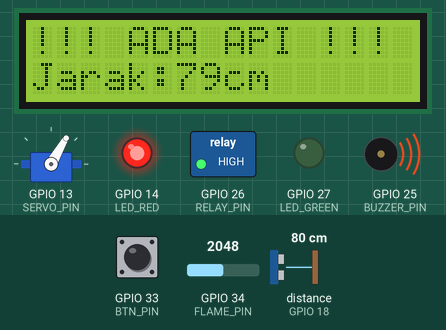
Recording of a sketch running on a simulated ESP32. Parts: servo, 16×2 character LCD, switched loads named in the sketch (green lamp = pin HIGH), output pins drawn as LEDs (lit = HIGH), buzzer (waves = sounding, pin HIGH). Wiring (inferred from the names in the program): ultrasonic range finder: trigger GPIO 5; echo GPIO 18. The test bench sets the inputs (shaded band); at power-on: distance to the obstacle (sensor on GPIO 18) 80 cm, GPIO 33 (BTN_PIN) HIGH, GPIO 34 (FLAME_PIN) = 2048 (analog values on the 0–4095 scale). The echo pulse lasts 58.3 µs per cm; pins used as bus, display or sensor lines are not drawn; what the sketch prints to the serial monitor is not drawn.

Above: at 3.2 s.
3.3 s: distance to the obstacle (sensor on GPIO 18) set to 120 cm
At 4.15 s:
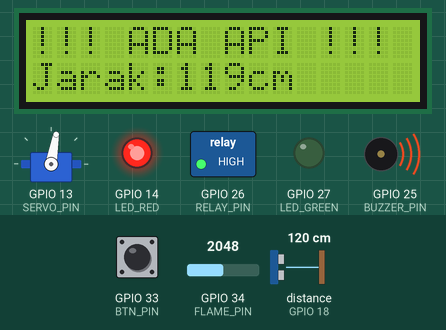
6.3 s: GPIO 33 (BTN_PIN) pulled LOW for 3.2 s
At 7.1 s:
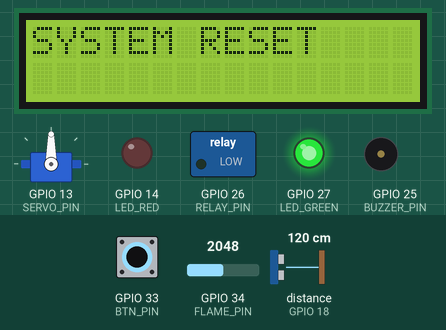
11.3 s: GPIO 34 (FLAME_PIN) set to 2473
12.8 s: GPIO 34 (FLAME_PIN) set to 2542
At 14.2 s:
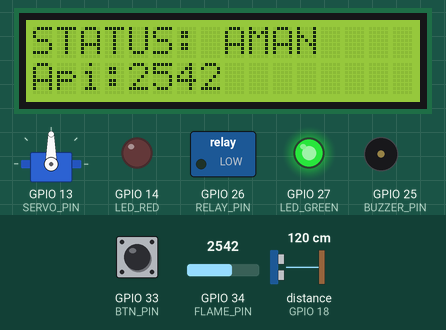
14.6 s: GPIO 34 (FLAME_PIN) set to 2460
At 15.15 s:
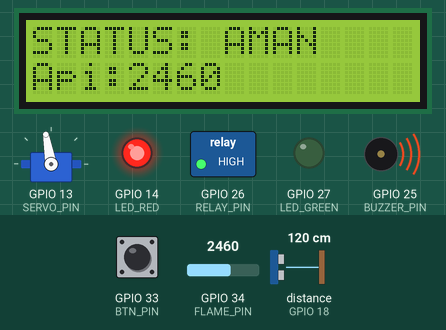
16.5 s: distance to the obstacle (sensor on GPIO 18) set to 2 cm
At 17.86 s:
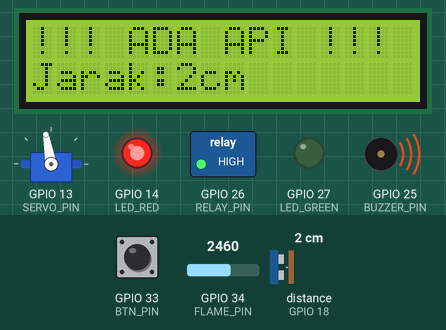
Timing chart, 0 to 19.3 s (numbered marks = the images above; inputs shaded):
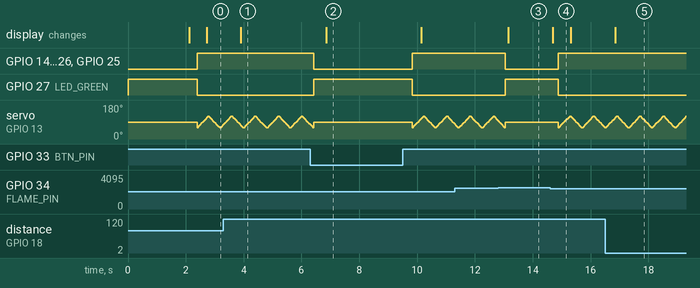

The sketch:

source_code.ino
```cpp
#include <Wire.h>
#include <LiquidCrystal_I2C.h>
#include <ESP32Servo.h>

// =========================
// PIN CONFIG
// =========================
#define FLAME_PIN   34
#define TRIG_PIN    5
#define ECHO_PIN    18
#define RELAY_PIN   26
#define SERVO_PIN   13
#define BUZZER_PIN  25
#define LED_RED     14
#define LED_GREEN   27
#define BTN_PIN     33

// =========================
// LCD
// =========================
LiquidCrystal_I2C lcd(0x27, 16, 2);

// =========================
// SERVO
// =========================
Servo myservo;

// =========================
// MUTEX
// =========================
SemaphoreHandle_t xMutex;

// =========================
// GLOBAL VARIABLE
// =========================
int nilaiApi = 0;
long jarak = 0;

bool statusBahaya = false;
bool tombolDitekan = false;

// Kalibrasi setelah melihat Serial Monitor
const int BATAS_API = 2500;

// =========================
// TASK PROTOTYPE
// =========================
void TaskSensor(void *pvParameters);
void TaskAlarm(void *pvParameters);
void TaskDisplay(void *pvParameters);

// =========================
// SETUP
// =========================
void setup() {

  Serial.begin(115200);

  analogReadResolution(12);

  pinMode(FLAME_PIN, INPUT);

  pinMode(TRIG_PIN, OUTPUT);
  pinMode(ECHO_PIN, INPUT);

  pinMode(RELAY_PIN, OUTPUT);
  pinMode(BUZZER_PIN, OUTPUT);

  pinMode(LED_RED, OUTPUT);
  pinMode(LED_GREEN, OUTPUT);

  pinMode(BTN_PIN, INPUT_PULLUP);

  digitalWrite(RELAY_PIN, LOW);
  digitalWrite(BUZZER_PIN, LOW);

  digitalWrite(LED_RED, LOW);
  digitalWrite(LED_GREEN, HIGH);

  // Servo
  myservo.setPeriodHertz(50);
  myservo.attach(SERVO_PIN, 500, 2400);
  myservo.write(90);

  // LCD I2C
  Wire.begin(21, 22);

  lcd.init();
  lcd.backlight();

  lcd.clear();
  lcd.setCursor(0, 0);
  lcd.print("FIRE SYSTEM");

  lcd.setCursor(0, 1);
  lcd.print("Starting...");
  delay(2000);

  lcd.clear();

  // Mutex
  xMutex = xSemaphoreCreateMutex();

  if (xMutex == NULL) {
    Serial.println("Mutex Error");
    while (1);
  }

  // Task
  xTaskCreatePinnedToCore(
      TaskSensor,
      "TaskSensor",
      4096,
      NULL,
      3,
      NULL,
      1);

  xTaskCreatePinnedToCore(
      TaskAlarm,
      "TaskAlarm",
      4096,
      NULL,
      2,
      NULL,
      1);

  xTaskCreatePinnedToCore(
      TaskDisplay,
      "TaskDisplay",
      4096,
      NULL,
      1,
      NULL,
      0);
}

// =========================
// LOOP
// =========================
void loop() {
  vTaskDelay(portMAX_DELAY);
}

// =========================
// TASK SENSOR
// =========================
void TaskSensor(void *pvParameters) {

  int counterApi = 0;
  int counterAman = 0;

  for (;;) {

    // =====================
    // FLAME SENSOR
    // =====================
    int api = analogRead(FLAME_PIN);

    bool bahayaBaru = statusBahaya;

    if (api < BATAS_API) {
      counterApi++;
      counterAman = 0;

      if (counterApi >= 3) {
        bahayaBaru = true;
      }

    } else {

      counterAman++;
      counterApi = 0;

      if (counterAman >= 3) {
        bahayaBaru = false;
      }
    }

    // =====================
    // ULTRASONIC
    // =====================
    digitalWrite(TRIG_PIN, LOW);
    delayMicroseconds(2);

    digitalWrite(TRIG_PIN, HIGH);
    delayMicroseconds(10);

    digitalWrite(TRIG_PIN, LOW);

    long duration =
      pulseIn(ECHO_PIN, HIGH, 30000);

    long distance;

    if (duration == 0) {
      distance = 999;
    }
    else {
      distance =
        duration * 0.0343 / 2.0;
    }

    // =====================
    // RESET BUTTON
    // =====================
    bool btn =
      (digitalRead(BTN_PIN) == LOW);

    if (btn) {

      bahayaBaru = false;

      counterApi = 0;
      counterAman = 0;
    }

    // =====================
    // UPDATE GLOBAL
    // =====================
    if (xSemaphoreTake(
            xMutex,
            pdMS_TO_TICKS(10))
        == pdTRUE) {

      nilaiApi = api;
      jarak = distance;

      statusBahaya = bahayaBaru;
      tombolDitekan = btn;

      xSemaphoreGive(xMutex);
    }

    // =====================
    // DEBUG
    // =====================
    Serial.print("Flame: ");
    Serial.print(api);

    Serial.print(" | Jarak: ");
    Serial.print(distance);

    Serial.print(" cm | ");

    if (bahayaBaru)
      Serial.println("BAHAYA");
    else
      Serial.println("AMAN");

    vTaskDelay(pdMS_TO_TICKS(100));
  }
}

// =========================
// TASK ALARM
// =========================
void TaskAlarm(void *pvParameters) {

  for (;;) {

    bool bahaya;

    if (xSemaphoreTake(
            xMutex,
            pdMS_TO_TICKS(10))
        == pdTRUE) {

      bahaya = statusBahaya;

      xSemaphoreGive(xMutex);
    }
    else {
      vTaskDelay(50);
      continue;
    }

    if (bahaya) {

      digitalWrite(
        LED_GREEN,
        LOW);

      digitalWrite(
        LED_RED,
        HIGH);

      digitalWrite(
        RELAY_PIN,
        HIGH);

      digitalWrite(
        BUZZER_PIN,
        HIGH);

      for (int pos = 60;
           pos <= 120;
           pos += 5) {

        if (!statusBahaya)
          break;

        myservo.write(pos);

        vTaskDelay(
          pdMS_TO_TICKS(30));
      }

      for (int pos = 120;
           pos >= 60;
           pos -= 5) {

        if (!statusBahaya)
          break;

        myservo.write(pos);

        vTaskDelay(
          pdMS_TO_TICKS(30));
      }

    } else {

      digitalWrite(
        LED_GREEN,
        HIGH);

      digitalWrite(
        LED_RED,
        LOW);

      digitalWrite(
        RELAY_PIN,
        LOW);

      digitalWrite(
        BUZZER_PIN,
        LOW);

      myservo.write(90);

      vTaskDelay(
        pdMS_TO_TICKS(100));
    }
  }
}

// =========================
// TASK LCD
// =========================
void TaskDisplay(void *pvParameters) {

  for (;;) {

    bool bahaya;
    bool tombol;

    int api;
    long distance;

    if (xSemaphoreTake(
            xMutex,
            pdMS_TO_TICKS(10))
        == pdTRUE) {

      bahaya = statusBahaya;
      tombol = tombolDitekan;

      api = nilaiApi;
      distance = jarak;

      xSemaphoreGive(xMutex);
    }
    else {
      vTaskDelay(300);
      continue;
    }

    lcd.clear();

    if (tombol) {

      lcd.setCursor(0, 0);
      lcd.print("SYSTEM RESET");

    }
    else if (bahaya) {

      lcd.setCursor(0, 0);
      lcd.print("!!! ADA API !!!");

      lcd.setCursor(0, 1);
      lcd.print("Jarak:");
      lcd.print(distance);
      lcd.print("cm");
    }
    else {

      lcd.setCursor(0, 0);
      lcd.print("STATUS: AMAN");

      lcd.setCursor(0, 1);
      lcd.print("Api:");
      lcd.print(api);
    }

    vTaskDelay(
      pdMS_TO_TICKS(500));
  }
}
```

Measured:
- the behaviour switches between 2499 and 2500 on GPIO 34 (FLAME_PIN) (found by bisection; images 2 and 3)
- after the input at 3.3 s, the display: changes after 0.61 s (image 1)
- after the input at 6.3 s, GPIO 14 (LED_RED), GPIO 26 (RELAY_PIN), GPIO 25 (BUZZER_PIN): HIGH → LOW after 0.12 s, → HIGH 3.4 s later; GPIO 27 (LED_GREEN): LOW → HIGH after 0.12 s, → LOW 3.4 s later; the display: changes after 0.55 s (image 2)
- after the input at 12.8 s, GPIO 14 (LED_RED), GPIO 26 (RELAY_PIN), GPIO 25 (BUZZER_PIN): HIGH → LOW after 0.25 s; GPIO 27 (LED_GREEN): LOW → HIGH after 0.25 s; the display: changes after 0.35 s (image 3)
- after the input at 16.5 s, the display: changes after 0.36 s (image 5)
